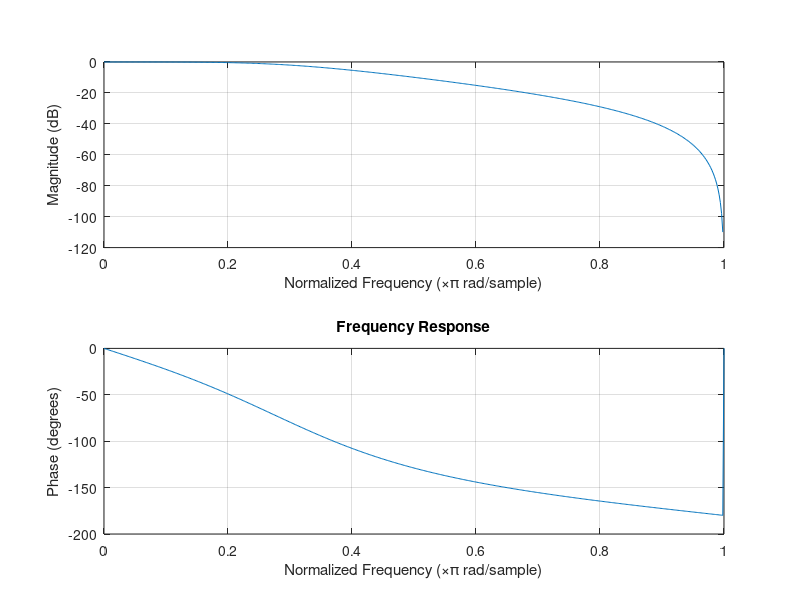
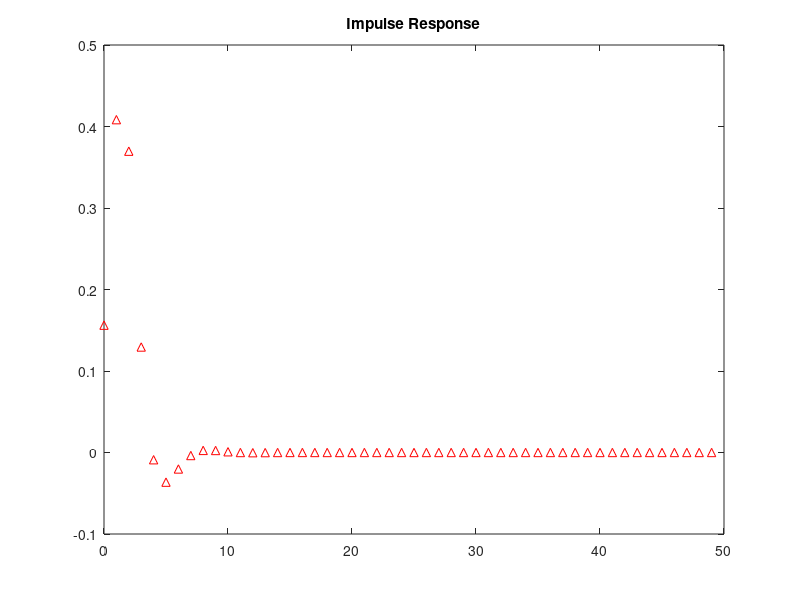

These charts were generated, in order, by the following MATLAB code: (Note: this script raises an error after producing the figures.)
% ===============================
% Butterworth Low-Pass Filter
% ===============================

clc;
clear;
close all;

% Filter Specifications
Fs = 8000;          % Sampling Frequency (Hz)
Fp = 1000;          % Passband Frequency (Hz)
Fst = 3000;         % Stopband Frequency (Hz)
Rp = 1;             % Passband Ripple (dB)
Rs = 20;            % Stopband Attenuation (dB)

% Normalize Frequencies
Wp = Fp/(Fs/2);
Ws = Fst/(Fs/2);

% Calculate Minimum Filter Order
[N, Wn] = buttord(Wp, Ws, Rp, Rs);

% Design Butterworth Low-Pass Filter
[b, a] = butter(N, Wn, 'low');

% Display Results
fprintf('Minimum Filter Order (N) = %d\n', N);
fprintf('Cutoff Frequency (Wn) = %.4f\n', Wn);

% Frequency Response
figure;
freqz(b, a);
title('Frequency Response');

% Impulse Response
figure;
impz(b, a, 50);
title('Impulse Response');

% Step Response
figure;
stepz(b, a);
title('Step Response');

% Pole-Zero Plot
figure;
zplane(b, a);
title('Pole-Zero Plot');
